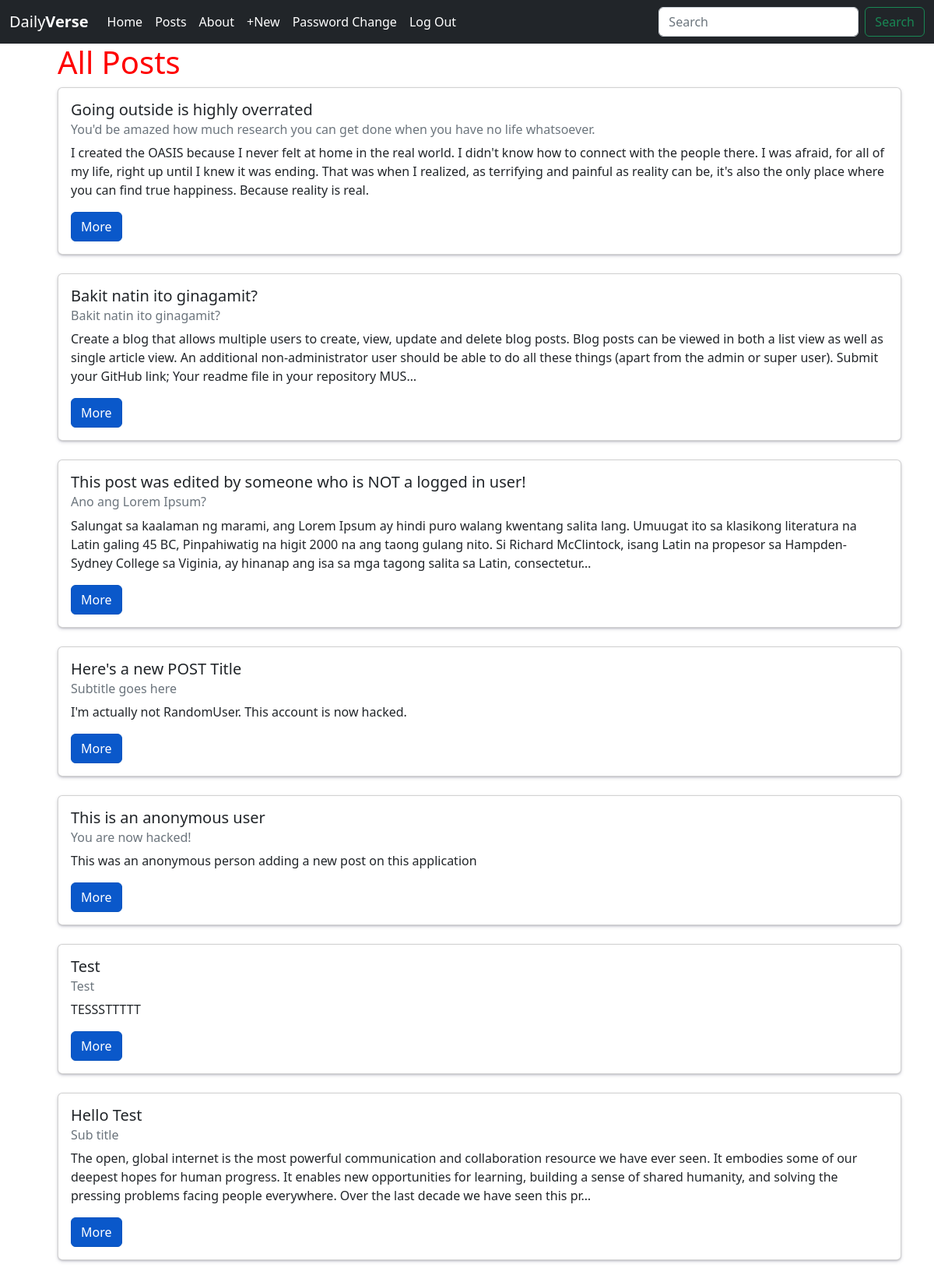
The app's page /posts/ (signed in) with its own data.
### posts/models.py (models this page shows, shortened)
class Post(models.Model):
    title = models.CharField(max_length=256)
    subtitle = models.CharField(max_length=256)
    author = models.ForeignKey(
        get_user_model(),
        on_delete=models.CASCADE
    )
    body = models.TextField()
    created_on = models.DateTimeField(auto_now_add=True)

### posts/views.py (the view)
# urls.py: path('', PostListView.as_view(), name='list'),
class PostListView(ListView):
    template_name = "posts/list.html"
    model = Post

### templates/posts/list.html (shortened to what this page needs)
{% extends 'base.html' %}
{% block content %}
    <ul>
        <h1>All Posts</h1>
        {% for post in post_list %}
        <div class="card box">
            <div class="card-body">
              <h5 class="card-title">{{ post.title }}</h5>
              <h6 class="card-subtitle mb-2 text-muted">{{ post.subtitle }}</h6>
              <p class="card-text">{{ post.body|truncatechars:350 }}</p>
              <a href="{% url 'detail' post.id %}" class="card-link btn btn-primary btn-md active">More</a>
            </div>
        </div>
        <br />
    {% endfor %}
    </ul>
{% endblock content %}

### static/css/base.css (style rules this page uses)
h1 { color: red; }
.box { box-shadow: rgba(50, 50, 93, 0.25) 0px 2px 5px -1px, rgba(0, 0, 0, 0.3) 0px 1px 3px -1px; }

### records on screen
Post: title "Going outside is highly overrated", subtitle "You'd be amazed how much research you can get done when you have no life whatsoever.", body "I created the OASIS because I never felt at home in the real world. I didn't know how to connect with the people there. I was afraid, for all of my life, right up until I knew it was ending. That was when I realized, as terrifying and painful as reality can be, it's also the only place where you can find true happiness. Because reality is real."
Post: title "Bakit natin ito ginagamit?", subtitle "Bakit natin ito ginagamit?", body "Create a blog that allows multiple users to create, view, update and delete blog posts. Blog posts can be viewed in both a list view as well as single article view. An additional non-administrator user should be able to do all these things (apart from the admin or super user). Submit your GitHub link; Your readme file in your repository MUS…"
Post: title "This post was edited by someone who is NOT a logged in user!", subtitle "Ano ang Lorem Ipsum?", body "Salungat sa kaalaman ng marami, ang Lorem Ipsum ay hindi puro walang kwentang salita lang. Umuugat ito sa klasikong literatura na Latin galing 45 BC, Pinpahiwatig na higit 2000 na ang taong gulang nito. Si Richard McClintock, isang Latin na propesor sa Hampden-Sydney College sa Viginia, ay hinanap ang isa sa mga tagong salita sa Latin, consectetur…"
Post: title "Here's a new POST Title", subtitle "Subtitle goes here", body "I'm actually not RandomUser. This account is now hacked."
Post: title "This is an anonymous user", subtitle "You are now hacked!", body "This was an anonymous person adding a new post on this application"
Post: title "Test", subtitle "Test", body "TESSSTTTTT"
Post: title "Hello Test", subtitle "Sub title", body "The open, global internet is the most powerful communication and collaboration resource we have ever seen. It embodies some of our deepest hopes for human progress. It enables new opportunities for learning, building a sense of shared humanity, and solving the pressing problems facing people everywhere. Over the last decade we have seen this pr…"
